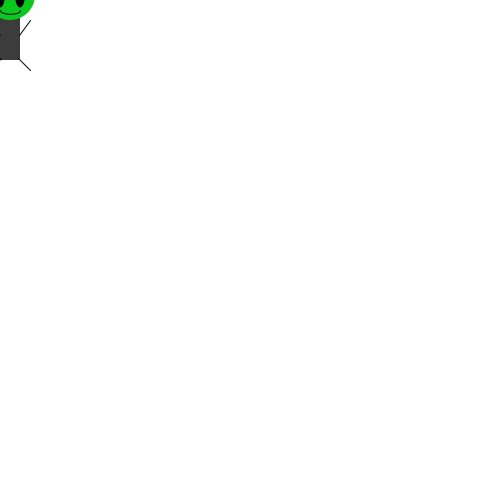
Frame 1 (no input)
Frame 60 (the mouse pressed at the canvas centre just before this capture): identical to frame 1, image omitted
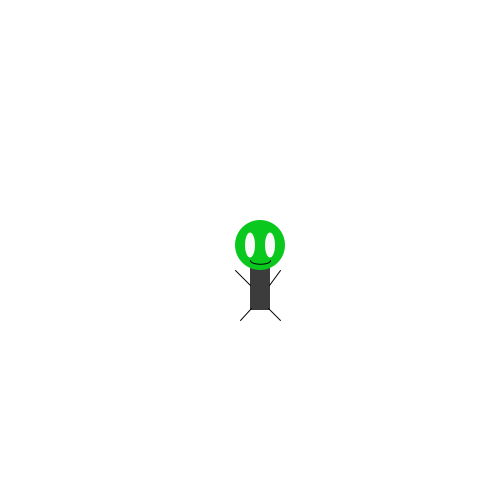
Frame 120 (the mouse held since frame 60 and released just before this capture)

The Processing sketch that drew these frames (run headless with seeded random() and noise(); from frame 60 on, the mouse is pressed at the canvas centre):

// Processing sketch: processing_92546
// ── processing_92546.pde

int x,y;
int bg = 0;
float a;
float s;
float d;
float f;
int q = 0;
int w = 0;
float e = 0;
int r = 0;

//initiallise setting
void setup() {
size(500,500);

}

void draw(){
  smooth();
  noStroke();
  //default background
 if (r == 0) { 
  background(255);
 }
  //fill background
if(r >0) {
 background(255); 
}
  
  //create a circle when key is pressed
if(e > 0) {
 fill(random(0,255),random(0,255),random(0,255),random(0,255));
 q+=3;       
 ellipse(width/2,height/2,q,q);
 //println(e);
}else if(e < 0) {
 fill(a,s,d,f);
 w+=3;       
 ellipse(width/2,height/2,w,w);
 //println("hello");
}




//int x,y;
x = mouseX;
y = mouseY;
//x original value is 60
//y original value is 60

//create rect(body)
fill(60);
rect(x,y,20,60);

//create circle(head)
fill(10,200,30);
ellipse(x+10,y-5,50,50);

//create oval(eyes)
fill(mouseX,mouseY,mouseY);
ellipse(x,y-5,10,25);
ellipse(x+20,y-5,10,25);

//create curve (smile)
noFill();
stroke(0);
curve(x+20,y-20,x,y+10,x+20,y+10,x,y-20);
//curve(80,40,60,70,80,70,60,40);

//create legs
stroke(0);
line(x+1,y+58,x-10,y+70);
line(x+18,y+58,x+30,y+70);

//create hands
line(x,y+35,x-15,y+20);
line(x+19,y+35,x+30,y+20);

//create a tail
//fill(255,0,0);
//line(x+20,y+50,pmouseX+30,pmouseY+60);
//noFill();
//arc(x+10,y+60,pmouseX,pmouseY,HALF_PI,PI);

}

void mousePressed() {
 println("OUCH!!! PLS DO NOT CLICK ME!!"); 
}

void keyPressed() {
 e = random(-1,1);
 q = 0;
 w = 0;
 println(r); 
 a = random(0,255);
 s = random(0,255);
 d = random(0,255);
 f = random(0,255);
 r++;
 if(r == 31) {
  r = 1; 
 }
}
